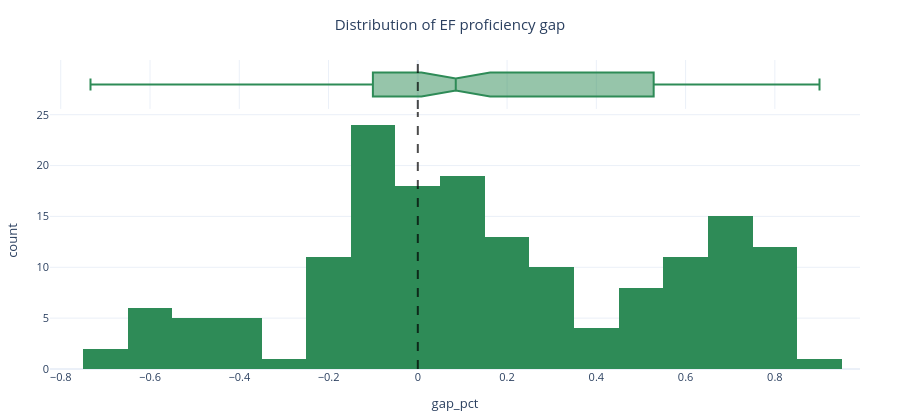

Notebook cell for this chart:
### Markdown cell above
## 3. Core gap analysis

The `gap_pct` indicator measures the difference between EF English proficiency percentiles and learning exposure percentiles across European countries and years.

Positive values indicate countries achieving higher English proficiency than expected relative to their learning exposure indicators, while negative values suggest lower proficiency outcomes relative to the observed educational exposure context.

The following distribution analysis provides an overview of the overall heterogeneity and imbalance structure of the European dataset.

### Code cell
# Descriptive statistics
stats = df['gap_pct'].describe().round(3)
display(stats.to_frame(name='gap_pct'))

# Histogram + boxplot
fig = px.histogram(
    df,
    x='gap_pct',
    nbins=24,
    marginal='box',
    title='Distribution of EF proficiency gap',
    color_discrete_sequence=['#2E8B57']  # green
)

# Neutral parity line
fig.add_vline(
    x=0,
    line_dash='dash',
    line_color='black',
    opacity=0.7
)

apply_standard_layout(fig, height=420)

fig.show()

### Figure 1 — Plotly figure (JSON) as saved in the notebook; plotly's stock layout.template omitted (floating-point values rounded to 4 significant figures; data arrays with more than 128 entries replaced by an {"elided": "..."} marker saying what was removed)
{"data": [{"bingroup": "x", "hovertemplate": "gap_pct=%{x}<br>count=%{y}<extra></extra>", "legendgroup": "", "marker": {"color": "#2E8B57", "pattern": {"shape": ""}}, "name": "", "nbinsx": 24, "orientation": "v", "showlegend": false, "type": "histogram", "x": {"elided": "365 float values"}, "xaxis": "x", "yaxis": "y"}, {"hovertemplate": "gap_pct=%{x}<extra></extra>", "legendgroup": "", "marker": {"color": "#2E8B57"}, "name": "", "notched": true, "showlegend": false, "type": "box", "x": {"elided": "365 float values"}, "xaxis": "x2", "yaxis": "y2"}], "layout": {"barmode": "relative", "font": {"size": 11}, "height": 420, "legend": {"tracegroupgap": 0}, "margin": {"b": 40, "l": 40, "r": 40, "t": 60}, "shapes": [{"line": {"color": "black", "dash": "dash"}, "opacity": 0.7, "type": "line", "x0": 0, "x1": 0, "xref": "x", "y0": 0, "y1": 1, "yref": "y domain"}, {"line": {"color": "black", "dash": "dash"}, "opacity": 0.7, "type": "line", "x0": 0, "x1": 0, "xref": "x2", "y0": 0, "y1": 1, "yref": "y2 domain"}], "title": {"text": "Distribution of EF proficiency gap", "x": 0.5}, "xaxis": {"anchor": "y", "domain": [0, 1], "title": {"text": "gap_pct"}}, "xaxis2": {"anchor": "y2", "domain": [0, 1], "matches": "x", "showgrid": true, "showticklabels": false}, "yaxis": {"anchor": "x", "domain": [0, 0.8316], "title": {"text": "count"}}, "yaxis2": {"anchor": "x2", "domain": [0.8416, 1], "matches": "y2", "showgrid": false, "showline": false, "showticklabels": false, "ticks": ""}}}
